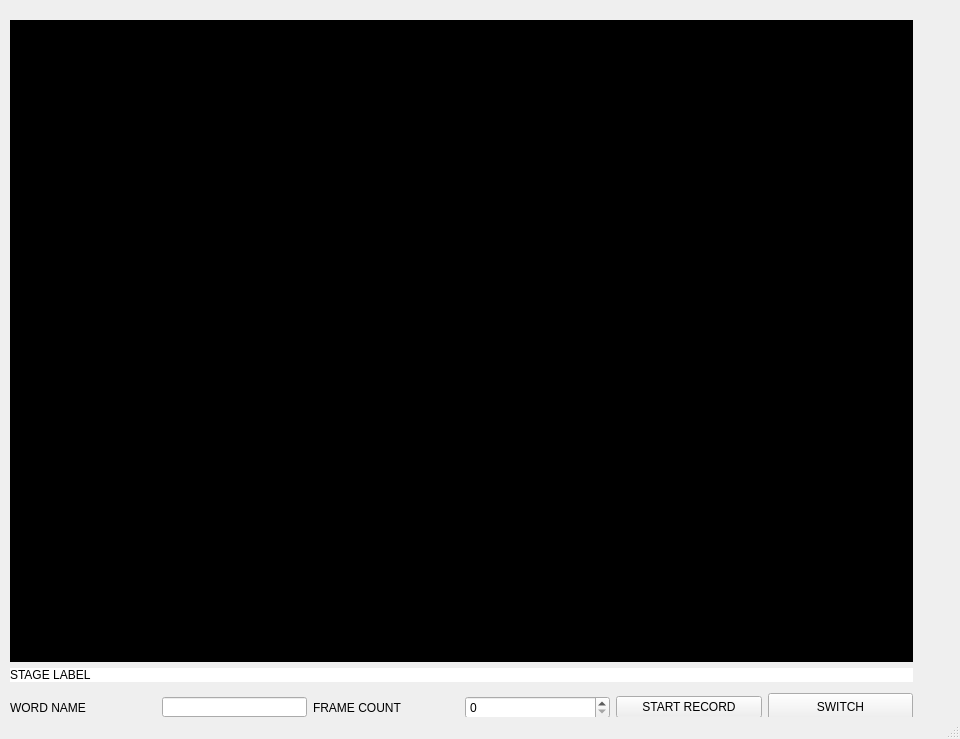
<?xml version="1.0" encoding="UTF-8"?>
<ui version="4.0">
 <class>InterpreterCatological</class>
 <widget class="QMainWindow" name="InterpreterCatological">
  <property name="geometry">
   <rect>
    <x>0</x>
    <y>0</y>
    <width>960</width>
    <height>739</height>
   </rect>
  </property>
  <property name="sizePolicy">
   <sizepolicy hsizetype="Preferred" vsizetype="Preferred">
    <horstretch>1</horstretch>
    <verstretch>1</verstretch>
   </sizepolicy>
  </property>
  <property name="minimumSize">
   <size>
    <width>960</width>
    <height>739</height>
   </size>
  </property>
  <property name="windowTitle">
   <string>AutoSign</string>
  </property>
  <widget class="QWidget" name="centralwidget">
   <widget class="QWidget" name="layoutWidget">
    <property name="geometry">
     <rect>
      <x>10</x>
      <y>20</y>
      <width>903</width>
      <height>707</height>
     </rect>
    </property>
    <layout class="QVBoxLayout" name="verticalLayout">
     <item>
      <widget class="QLabel" name="ImageFrame">
       <property name="minimumSize">
        <size>
         <width>700</width>
         <height>600</height>
        </size>
       </property>
       <property name="styleSheet">
        <string notr="true">background-color: rgb(0, 0, 0);</string>
       </property>
       <property name="text">
        <string/>
       </property>
      </widget>
     </item>
     <item>
      <widget class="QLabel" name="sentence_label">
       <property name="sizePolicy">
        <sizepolicy hsizetype="Preferred" vsizetype="Fixed">
         <horstretch>0</horstretch>
         <verstretch>0</verstretch>
        </sizepolicy>
       </property>
       <property name="minimumSize">
        <size>
         <width>0</width>
         <height>0</height>
        </size>
       </property>
       <property name="styleSheet">
        <string notr="true">background-color: rgb(255, 255, 255);</string>
       </property>
       <property name="text">
        <string>STAGE LABEL</string>
       </property>
      </widget>
     </item>
     <item>
      <layout class="QHBoxLayout" name="horizontalLayout">
       <item>
        <widget class="QLabel" name="word_name_label">
         <property name="minimumSize">
          <size>
           <width>83</width>
           <height>39</height>
          </size>
         </property>
         <property name="styleSheet">
          <string notr="true">font: 12pt &quot;Angsana New&quot;;</string>
         </property>
         <property name="text">
          <string>WORD NAME</string>
         </property>
        </widget>
       </item>
       <item>
        <widget class="QLineEdit" name="word_input">
         <property name="sizePolicy">
          <sizepolicy hsizetype="Preferred" vsizetype="Minimum">
           <horstretch>0</horstretch>
           <verstretch>0</verstretch>
          </sizepolicy>
         </property>
         <property name="minimumSize">
          <size>
           <width>0</width>
           <height>0</height>
          </size>
         </property>
         <property name="maximumSize">
          <size>
           <width>16777215</width>
           <height>20</height>
          </size>
         </property>
        </widget>
       </item>
       <item>
        <widget class="QLabel" name="frame_count_label">
         <property name="minimumSize">
          <size>
           <width>96</width>
           <height>39</height>
          </size>
         </property>
         <property name="styleSheet">
          <string notr="true">font: 12pt &quot;Angsana New&quot;;</string>
         </property>
         <property name="text">
          <string>FRAME COUNT</string>
         </property>
        </widget>
       </item>
       <item>
        <widget class="QSpinBox" name="select_frame_count">
         <property name="minimumSize">
          <size>
           <width>44</width>
           <height>22</height>
          </size>
         </property>
        </widget>
       </item>
       <item>
        <widget class="QPushButton" name="start_button">
         <property name="text">
          <string>START RECORD</string>
         </property>
        </widget>
       </item>
       <item>
        <widget class="QPushButton" name="switch_window_button">
         <property name="minimumSize">
          <size>
           <width>93</width>
           <height>28</height>
          </size>
         </property>
         <property name="text">
          <string>SWITCH</string>
         </property>
        </widget>
       </item>
      </layout>
     </item>
    </layout>
   </widget>
  </widget>
  <widget class="QStatusBar" name="statusbar"/>
 </widget>
 <resources/>
 <connections/>
</ui>
